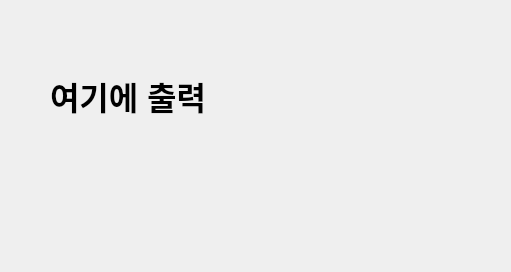
<?xml version="1.0" encoding="UTF-8"?>
<ui version="4.0">
 <class>Dialog</class>
 <widget class="QDialog" name="Dialog">
  <property name="geometry">
   <rect>
    <x>0</x>
    <y>0</y>
    <width>511</width>
    <height>272</height>
   </rect>
  </property>
  <property name="windowTitle">
   <string>Dialog</string>
  </property>
  <widget class="QLabel" name="label">
   <property name="geometry">
    <rect>
     <x>50</x>
     <y>40</y>
     <width>401</width>
     <height>111</height>
    </rect>
   </property>
   <property name="font">
    <font>
     <pointsize>24</pointsize>
     <bold>true</bold>
    </font>
   </property>
   <property name="text">
    <string>여기에 출력</string>
   </property>
  </widget>
 </widget>
 <resources/>
 <connections/>
</ui>
